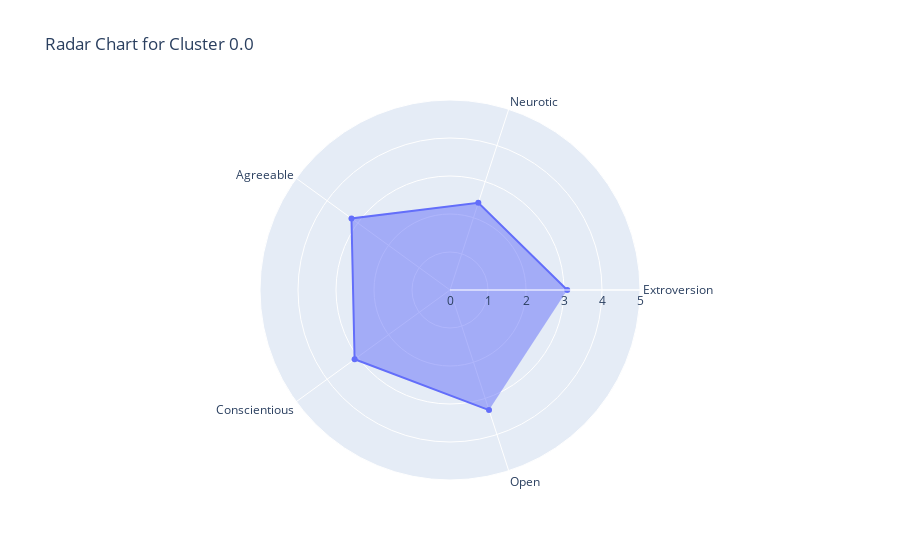
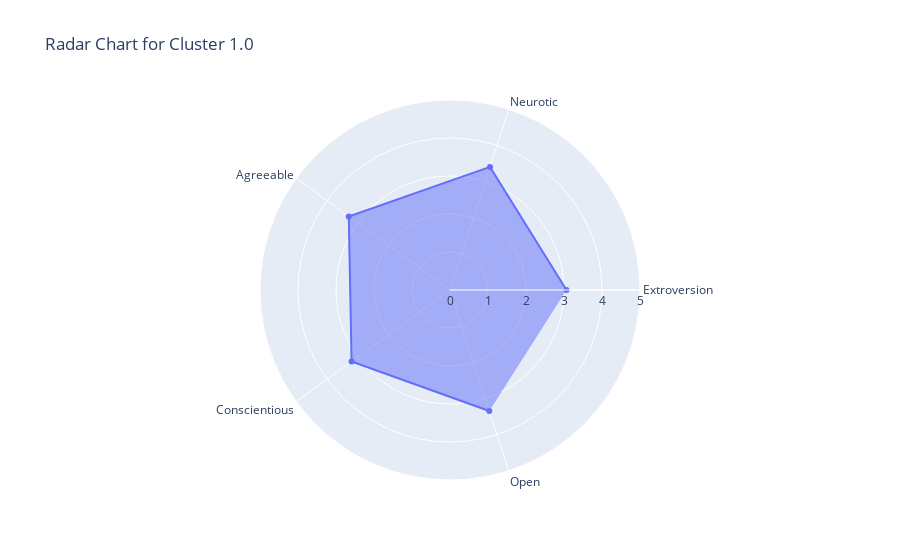
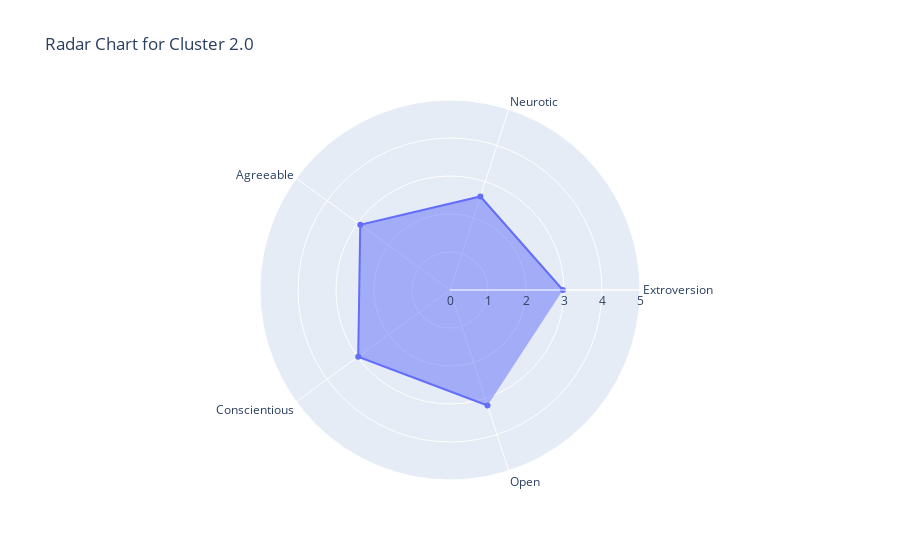
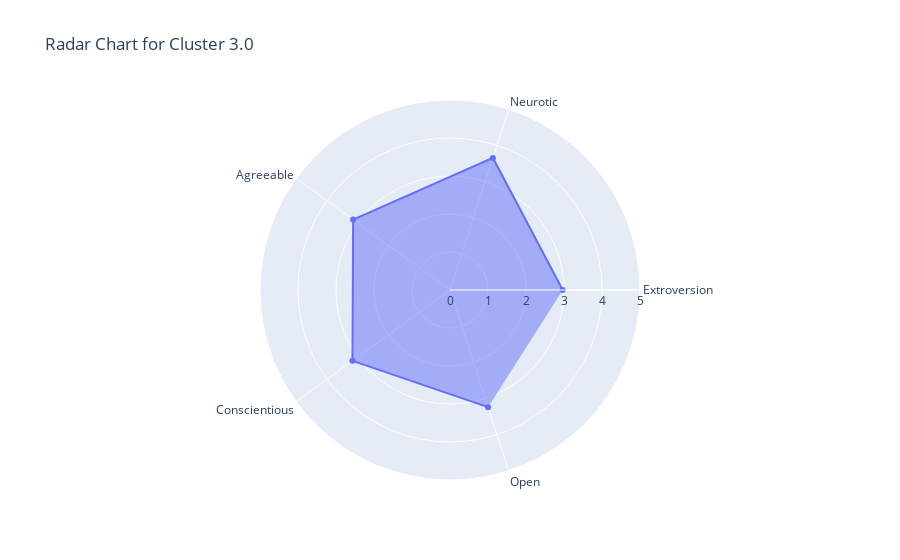

Notebook source saved alongside these figures, in order:
### Markdown cell above
### Cluster Interpretation:

From the mean of personality scores we can conclude that:

**Cluster 0:**
- Low extroversion.
- High neuroticism.
- Moderate agreeableness.
- Moderate conscientiousness.
- Moderate openness to experience.
  
This cluster seems to exhibit moderate extroversion but leans towards higher neuroticism, suggesting a propensity for negative emotions or stress. They seem moderately agreeable, conscientious, and open to experiences.

**Cluster 1:**
- Moderate extroversion.
- Moderate neuroticism.
- High agreeableness.
- Moderate conscientiousness.
- High openness to experience.
  
This cluster shows moderate extroversion and neuroticism but stands out for higher agreeableness and openness to experience. They appear friendly, cooperative, and open-minded.

**Cluster 2:**
- Moderate extroversion.
- Moderate neuroticism.
- Moderate agreeableness.
- Moderate conscientiousness.
- Moderate openness to experience.
  
This cluster demonstrates moderate scores across all traits, indicating a balanced profile without extreme tendencies in any specific trait.

**Cluster 3:**
- Low extroversion.
- Low neuroticism.
- Low agreeableness.
- Low conscientiousness.
- Moderate openness to experience.
  
This cluster presents low scores in extroversion, neuroticism, agreeableness, and conscientiousness, indicating a reserved, stable, less sociable, and less cooperative profile with moderate openness to experience.

**Cluster 4:**
- High extroversion.
- Low neuroticism.
- High agreeableness.
- High conscientiousness.
- High openness to experience.
  
This cluster showcases high extroversion, low neuroticism, and high scores in agreeableness, conscientiousness, and openness to experience. This group appears sociable, emotionally stable, cooperative, conscientious, and open-minded.

### Code cell
import plotly.express as px
import plotly.graph_objects as go


mean_cluster = sum_df.groupby('cluster').mean().reset_index()

# Function to create radar charts
def create_radar_chart(row):
    fig = go.Figure()

    fig.add_trace(go.Scatterpolar(
        r=[row['extroversion'], row['neurotic'], row['agreeable'], row['conscientious'], row['open']],
        theta=['Extroversion', 'Neurotic', 'Agreeable', 'Conscientious', 'Open'],
        fill='toself'
    ))

    fig.update_layout(
        polar=dict(radialaxis=dict(visible=True, range=[0, 5])),
        showlegend=False,
        title=f'Radar Chart for Cluster {row["cluster"]}'
    )

    fig.show()

# Create radar chart for each cluster
for i, row in mean_cluster.iterrows():
    create_radar_chart(row)

### Figure 1 — Plotly figure (JSON) as saved in the notebook; plotly's stock layout.template omitted (floating-point values rounded to 4 significant figures)
{"data": [{"fill": "toself", "r": [3.085, 2.413, 3.205, 3.103, 3.323], "theta": ["Extroversion", "Neurotic", "Agreeable", "Conscientious", "Open"], "type": "scatterpolar"}], "layout": {"polar": {"radialaxis": {"range": [0, 5], "visible": true}}, "showlegend": false, "title": {"text": "Radar Chart for Cluster 0.0"}}}

### Figure 2 — Plotly figure (JSON) as saved in the notebook; plotly's stock layout.template omitted (floating-point values rounded to 4 significant figures)
{"data": [{"fill": "toself", "r": [3.065, 3.406, 3.293, 3.202, 3.348], "theta": ["Extroversion", "Neurotic", "Agreeable", "Conscientious", "Open"], "type": "scatterpolar"}], "layout": {"polar": {"radialaxis": {"range": [0, 5], "visible": true}}, "showlegend": false, "title": {"text": "Radar Chart for Cluster 1.0"}}}

### Figure 3 — Plotly figure (JSON) as saved in the notebook; plotly's stock layout.template omitted (floating-point values rounded to 4 significant figures)
{"data": [{"fill": "toself", "r": [2.971, 2.588, 2.919, 2.986, 3.196], "theta": ["Extroversion", "Neurotic", "Agreeable", "Conscientious", "Open"], "type": "scatterpolar"}], "layout": {"polar": {"radialaxis": {"range": [0, 5], "visible": true}}, "showlegend": false, "title": {"text": "Radar Chart for Cluster 2.0"}}}

### Figure 4 — Plotly figure (JSON) as saved in the notebook; plotly's stock layout.template omitted (floating-point values rounded to 4 significant figures)
{"data": [{"fill": "toself", "r": [2.966, 3.655, 3.152, 3.173, 3.242], "theta": ["Extroversion", "Neurotic", "Agreeable", "Conscientious", "Open"], "type": "scatterpolar"}], "layout": {"polar": {"radialaxis": {"range": [0, 5], "visible": true}}, "showlegend": false, "title": {"text": "Radar Chart for Cluster 3.0"}}}
